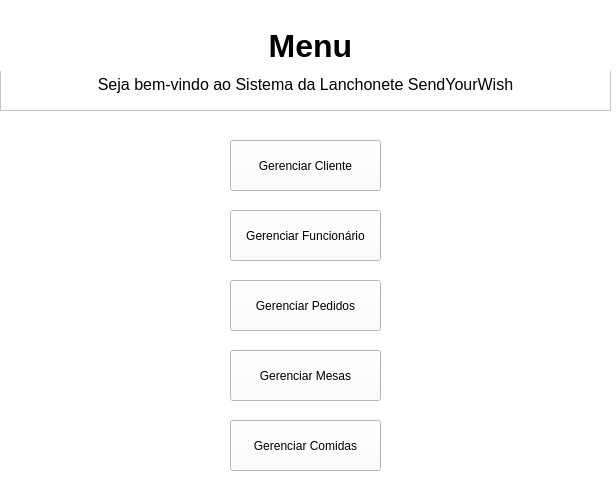
<?xml version="1.0" encoding="UTF-8"?>
<ui version="4.0">
 <class>MainWindow</class>
 <widget class="QMainWindow" name="MainWindow">
  <property name="geometry">
   <rect>
    <x>0</x>
    <y>0</y>
    <width>616</width>
    <height>500</height>
   </rect>
  </property>
  <property name="windowTitle">
   <string>MainWindow</string>
  </property>
  <property name="styleSheet">
   <string notr="true">background-color: rgb(255, 255, 255);</string>
  </property>
  <widget class="QWidget" name="centralwidget">
   <widget class="QTextEdit" name="textEdit_2">
    <property name="geometry">
     <rect>
      <x>0</x>
      <y>70</y>
      <width>611</width>
      <height>41</height>
     </rect>
    </property>
    <property name="html">
     <string>&lt;!DOCTYPE HTML PUBLIC &quot;-//W3C//DTD HTML 4.0//EN&quot; &quot;http://www.w3.org/TR/REC-html40/strict.dtd&quot;&gt;
&lt;html&gt;&lt;head&gt;&lt;meta name=&quot;qrichtext&quot; content=&quot;1&quot; /&gt;&lt;meta charset=&quot;utf-8&quot; /&gt;&lt;style type=&quot;text/css&quot;&gt;
p, li { white-space: pre-wrap; }
hr { height: 1px; border-width: 0; }
li.unchecked::marker { content: &quot;\2610&quot;; }
li.checked::marker { content: &quot;\2612&quot;; }
&lt;/style&gt;&lt;/head&gt;&lt;body style=&quot; font-family:'Segoe UI'; font-size:9pt; font-weight:400; font-style:normal;&quot;&gt;
&lt;p align=&quot;center&quot; style=&quot; margin-top:0px; margin-bottom:0px; margin-left:0px; margin-right:0px; -qt-block-indent:0; text-indent:0px;&quot;&gt;&lt;span style=&quot; font-size:12pt;&quot;&gt;Seja bem-vindo ao Sistema da Lanchonete SendYourWish&lt;/span&gt;&lt;/p&gt;&lt;/body&gt;&lt;/html&gt;</string>
    </property>
   </widget>
   <widget class="QPushButton" name="bt_gerCliente">
    <property name="geometry">
     <rect>
      <x>230</x>
      <y>140</y>
      <width>151</width>
      <height>51</height>
     </rect>
    </property>
    <property name="text">
     <string>Gerenciar Cliente</string>
    </property>
   </widget>
   <widget class="QPushButton" name="bt_gerFunc">
    <property name="geometry">
     <rect>
      <x>230</x>
      <y>210</y>
      <width>151</width>
      <height>51</height>
     </rect>
    </property>
    <property name="text">
     <string>Gerenciar Funcionário</string>
    </property>
   </widget>
   <widget class="QPushButton" name="bt_gerPedidos">
    <property name="geometry">
     <rect>
      <x>230</x>
      <y>280</y>
      <width>151</width>
      <height>51</height>
     </rect>
    </property>
    <property name="text">
     <string>Gerenciar Pedidos</string>
    </property>
   </widget>
   <widget class="QPushButton" name="bt_gerMesas">
    <property name="geometry">
     <rect>
      <x>230</x>
      <y>350</y>
      <width>151</width>
      <height>51</height>
     </rect>
    </property>
    <property name="text">
     <string>Gerenciar Mesas</string>
    </property>
   </widget>
   <widget class="QPushButton" name="bt_gerComidas">
    <property name="geometry">
     <rect>
      <x>230</x>
      <y>420</y>
      <width>151</width>
      <height>51</height>
     </rect>
    </property>
    <property name="text">
     <string>Gerenciar Comidas</string>
    </property>
   </widget>
   <widget class="QLabel" name="label">
    <property name="geometry">
     <rect>
      <x>0</x>
      <y>20</y>
      <width>621</width>
      <height>51</height>
     </rect>
    </property>
    <property name="font">
     <font>
      <family>Microsoft JhengHei UI</family>
      <pointsize>24</pointsize>
      <bold>true</bold>
     </font>
    </property>
    <property name="text">
     <string>Menu</string>
    </property>
    <property name="alignment">
     <set>AlignCenter</set>
    </property>
   </widget>
  </widget>
  <widget class="QStatusBar" name="statusbar"/>
 </widget>
 <resources/>
 <connections/>
</ui>
